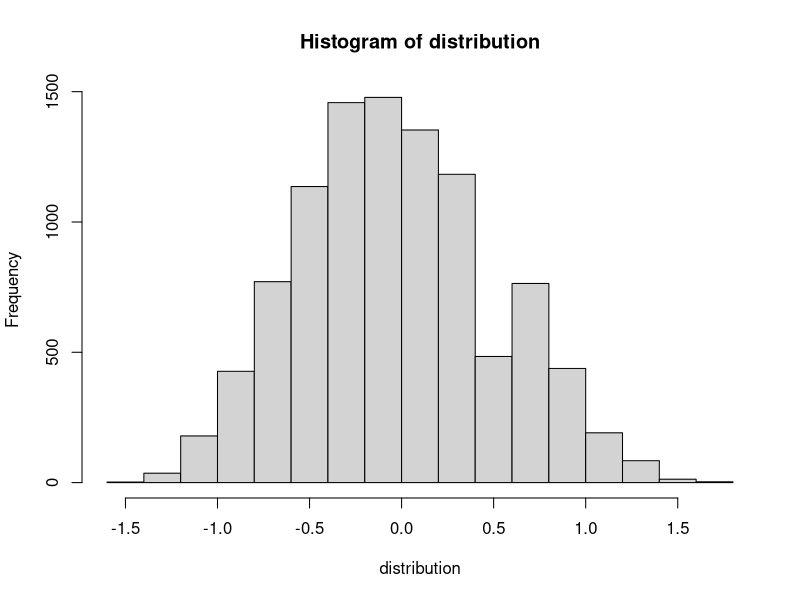
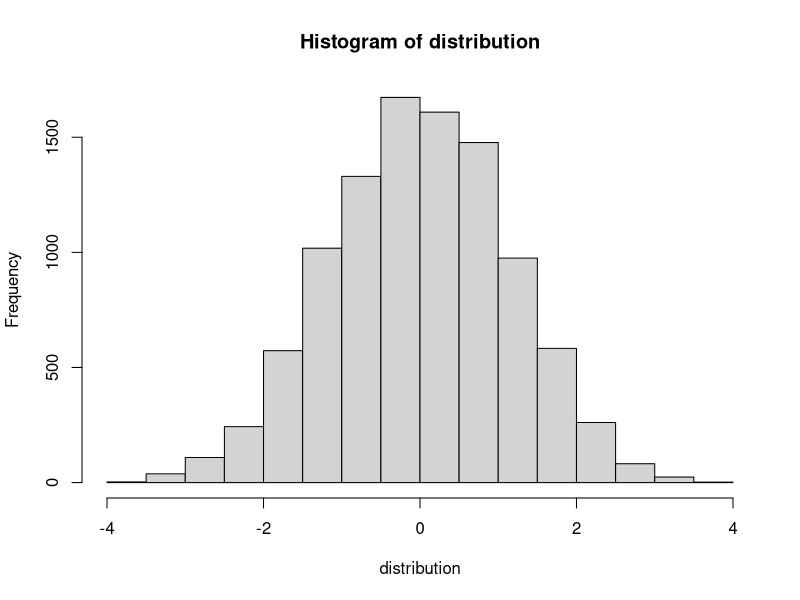
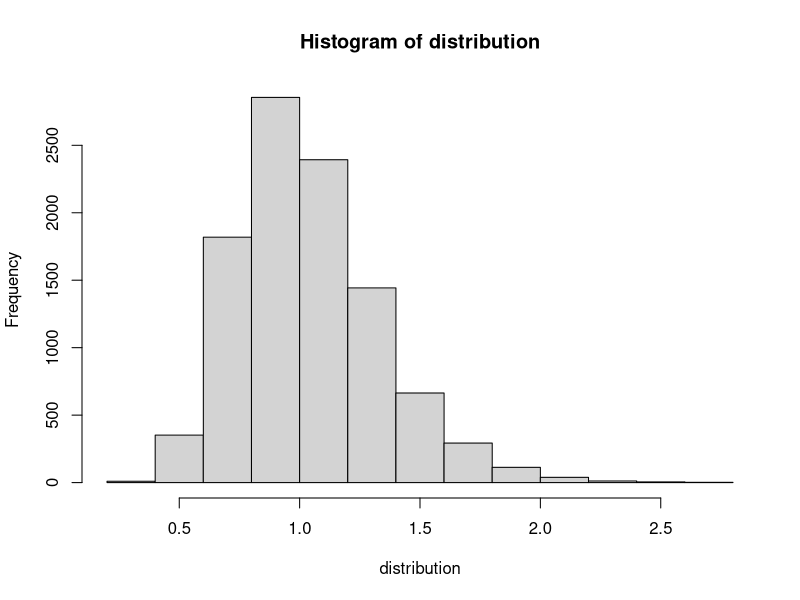
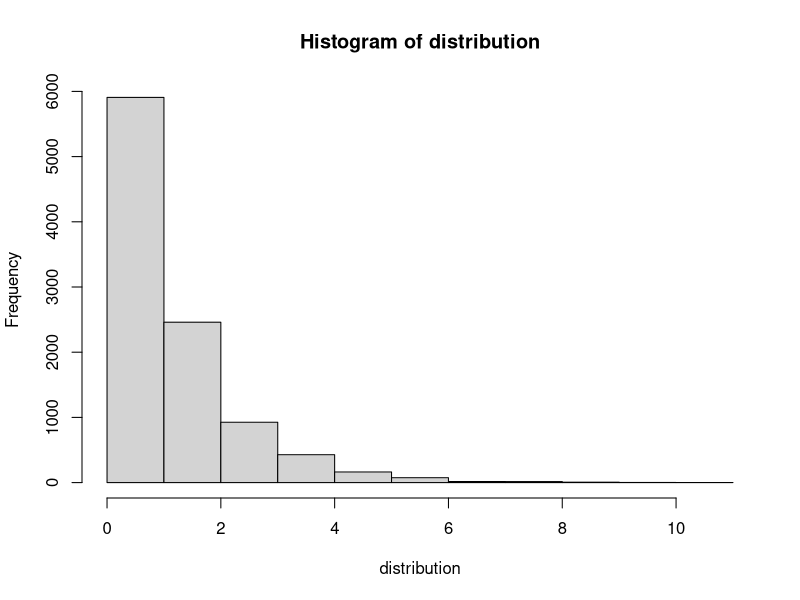

R code for these plots, in order:
## ---- chunk 1
urban <- c(1,0,1,1,0,0,1,1,1,8,1,1,1,0,1,1,2)
rural <- c(3,2,1,1,2,1,3,2,2,2,2,5,1,4,1,1,1,1,6,2,2,2,1,1)

get_ranks <- function(a, b){
  m <- length(a)
  n <- length(b)
  combined_ranks <- rank(c(a, b), ties.method="average")
  a_ranks <- combined_ranks[1:m]
  b_ranks <- combined_ranks[(m+1):(m+n)]
  return(list(a_ranks, b_ranks))
}

R <- get_ranks(urban, rural)
R1 <- sapply(R[1], sum)
R2 <- sapply(R[2], sum)

cat("R1:", R1, "\nR2:", R2)
## ---- chunk 2
est_var <- function(x) {
  return(sum((x - mean(x))^2)/(length(x)-1))
}

pool_var <- function(a, b) {
  numerator <- (length(a)-1)*est_var(a) + (length(b)-1)*est_var(b)
  denominator <- length(a) + length(b)-2
  return(numerator/denominator)
}

student_t_test <- function(a, b) {
  pooled_var_est <- pool_var(a,b)
  t = (mean(a) - mean(b)) / sqrt(pooled_var_est*(1/length(a) + 1/length(b)))
  return(t)
}

cat(student_t_test(urban, rural), "not less than", qt(p=.05, df=39), "\n")

#equivalent to
t.test(urban, rural, var.equal=TRUE, "less")
## ---- chunk 3

mean.diff <- function(x, y){
  return(mean(x)-mean(y))
}

# we will reuse this for two-group data
permute.apply <- function(x, y, n_permutations, func, lower=TRUE){
  m <- length(x) 
  combined <- c(x,y)
  N <- length(combined)
  
  distribution <- c()
  for(i in 1:n_permutations){
    sampled=sample(combined)
    distribution[i] <- func(sampled[1:m], sampled[(m+1):N])
  }
  
  observed <- func(x,y)
  result = quantile(distribution, c(.05,.95))
  hist(distribution)
  
  if(lower==TRUE){
  p_value = sum(distribution < observed)/n_permutations
  } else {
  p_value = sum(distribution > observed)/n_permutations
  }
  
  return(list(observed, result, p_value))
}

permute.apply(urban, rural, 10000, mean.diff)
## ---- chunk 4
wilcox_approx <- function(a, b){
  m <- length(a)
  n <- length(b)
  combined_ranks <- rank(c(a, b), ties.method="average")
  T_1 <- sum(combined_ranks[1:m])
  N <- m+n
  mu <- sum(combined_ranks)/N
  t_expect <- m*mu
  variance <- (sum(combined_ranks^2) / N) - mu^2
  t_var <- m*n*variance / (N - 1)
  z <- (T_1 - t_expect) / sqrt(t_var)
  return(z)
}


wilcox_approx(urban, rural)
## ---- chunk 5
C1 <- c(1.0,5.3,1.2,3.9,8.3,6.3,2.2,9.8,2.8,2.6)
C2 <- c(5.1,6.0,8.0,8.2,7.3,4.4,7.4,7.5,6.4,4.5,8.9)

permute.apply(C1, C2, 10000, mean.diff)
t.test(C1, C2, var.equal = TRUE)
## ---- chunk 6
# F-test for Equality of Variance
f_variance <- function(x, y){
  F_stat <- var(x)/var(y)
  
  F_crit <- qf(p=.05, df1=length(x-1), df2=length(y-1), lower.tail=FALSE)
  return(cat("F-test:", F_stat, "is above", F_crit, "\n"))
}
f_variance(C1,C2)

# Siegel-Tukey
labels <- c(rep("A", length(C1)), rep("B", length(C2)))

# do not sort, just get indices
sorting_indices <- sort(c(C1, C2), index.return=TRUE)$ix 

# hard code this
st_ranks <- c(1,21,20,2,3,19,18,4,5,17,16,6,7,15,14,8,9,13,12,10,11)

# indexing is quite tricky here...
w <- sum((1:21)[labels[sorting_indices[st_ranks]]=="A"])
cat("Siegel:", w, "is not below the critical value of 81.")
## ---- chunk 7
c1 <- c(2,15,16,16,24,26)
c2 <- c(8,14,16,16,22,23)

st_ranker <- function(data){

  # Sorting indices in ascending order
  asc_inds <- sort(data, index.return=TRUE)$ix
  
  # Sorting indices in descending order
  desc_inds <- rev(asc_inds)

  st_ranks <- numeric(length(data))
  st_ranks[1] <- asc_inds[1]
  
  # initialize a moving index that will help us pull the appropriate rank index
  moving_index = 1
  
  # Calculate the ranks for the remaining data points
  for (i in seq(2, length(data), 2)) {
    # if the index is divisible by 4, pull the next two from the ascending list
    if (i %% 4 == 0) {
      st_ranks[i] <- asc_inds[moving_index]
      moving_index = moving_index + 1
      if (i+1 <= length(data)){
        st_ranks[i+1] <- asc_inds[moving_index]
      }
    } else {
      st_ranks[i] <- desc_inds[moving_index]
      moving_index = moving_index + 1
      if (i+1 <= length(data)){
        st_ranks[i+1] <- desc_inds[moving_index]
      }
      }
  }
  
  # Take the mean of any repeated ranks
  print(duplicated(st_ranks, ))
  
  (1:length(data))
  
  # x_unique <- unique(x)
  # x_ranks <- rank(x_unique)
  # x_ranks[match(x,x_unique)]
  
  return(st_ranks)
  
}

st_ranks <- st_ranker(c(c1, c2))
print(st_ranks)

labels <- c(rep("A", length(c1)), rep("B", length(c2)))
print(c(c1,c2)[st_ranks])
print(labels[st_ranks])
## ---- chunk 8
# Higgins
mad <- function(x){
  return(sum(abs(x-median(x)))/length(x))
}

rmd <- function(x,y){
  return(mad(x)/mad(y))
}

higgins <- permute.apply(C1, C2, 10000, rmd, lower=FALSE)
cat("Higgins:", "observed:", higgins[[1]], "critical:", higgins[[2]][2], "p-value:", higgins[[3]])
## ---- chunk 9
G1 <- c(2.9736, 0.9448, 1.6394, 0.0389, 1.2958)
G2 <- c(0.7681, 0.8027, 0.2156, 0.0740, 1.5076)
G3 <- c(4.8249, 2.2516, 1.5609, 2.0452, 1.0959)

df <- data.frame(
  group=factor(c(
    rep("1", times=length(G1)),
    rep("2", times=length(G2)),
    rep("3", times=length(G3))
  )),
  value=c(G1, G2, G3))

# this is a better approach, but I don't want to refactor previous code
permute.apply.df <- function(df, n_permutations, fun, lower=TRUE){
  
  distribution <- c()
  
  df$sampled <- df$value
  observed <- fun(df)
  
  for(i in 1:n_permutations){
    df$sampled <- sample(df$value)
    distribution[i] <- fun(df)
  }
  
  result = quantile(distribution, c(.05,.95))
  hist(distribution)
  
  if(lower==TRUE){
  p_value = sum(distribution < observed)/n_permutations
  } else {
  p_value = sum(distribution > observed)/n_permutations
  }
  
  return(list(result, observed, p_value))
}

get_f <- function(df){
  return(oneway.test(sampled ~ group, data=df, var.equal=TRUE)$statistic)
}

permute.apply.df(df, 10000, get_f, lower = FALSE)

oneway.test(value ~ group, df, var.equal = TRUE)

## ---- chunk 10
c1 <- c(16,18,12)
d1 <- c(9,11)
d2 <- c(21,23)
kruskal.test(list(c1, d1, d2), )
